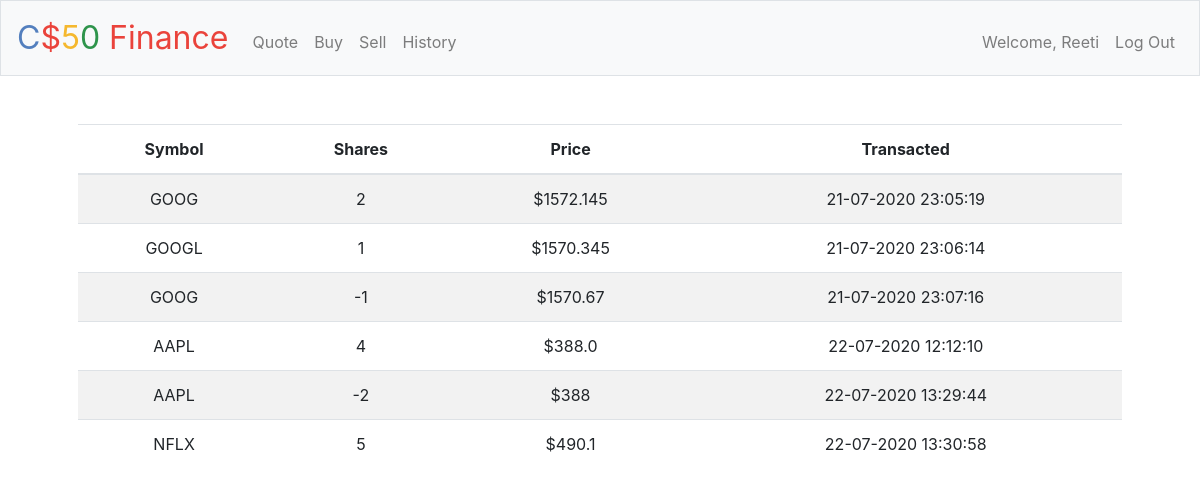
/history (signed in), run on the app's committed database.
### tables this page shows
CREATE TABLE 'history'(
'symbol' VARCHAR(10),
'share' INTEGER,
'price' VARCHAR(10),
'transacted' VARCHAR(20)
, 'username' varchar(255));

### application.py (the view)
@app.route("/history")
@login_required
def history():
    rows= db.execute('''SELECT * FROM history
    WHERE username=%s''',session["user"])
    return render_template("history.html", rows=rows)

### application.py (called while the page is built)
@app.after_request
def after_request(response):
    response.headers["Cache-Control"] = "no-cache, no-store, must-revalidate"
    response.headers["Expires"] = 0
    response.headers["Pragma"] = "no-cache"
    return response

### helpers.py (called while the page is built)
def login_required(f):
    @wraps(f)
    def decorated_function(*args, **kwargs):
        if session.get("user") is None:
            return redirect("/login")
        return f(*args, **kwargs)
    return decorated_function

### templates/history.html (shortened to what this page needs)
{% extends "layout.html" %}
{% block main %}
    <table class="table table-striped">
        <thead>
          <tr>
            <th>Symbol</th>
            <th>Shares</th>
            <th>Price</th>
            <th>Transacted</th>
          </tr>
        </thead>
        <tbody>
            {% for row in rows %}
          <tr>
            <td>
              {% if row["symbol"] is not none %}
                {{ row["symbol"] }}
              {% endif %}
            </td>
            <td>
              {% if row["share"] is not none %}
                {{ row["share"] }}
              {% endif %}
            </td>
            <td>
              {% if row["price"] is not none %}
                {{ row["price"] }}
              {% endif %}
            </td>
            <td>
              {% if row["transacted"] is not none %}
                {{ row["transacted"] }}
              {% endif %}
            </td>
          </tr>
      {% endfor %}
    </tbody>
  </table>
{% endblock %}

### data on the page
history: symbol "GOOG", share "2", price "$1572.145", transacted "21-07-2020 23:05:19"
history: symbol "GOOGL", share "1", price "$1570.345", transacted "21-07-2020 23:06:14"
history: symbol "GOOG", share "-1", price "$1570.67", transacted "21-07-2020 23:07:16"
history: symbol "AAPL", share "4", price "$388.0", transacted "22-07-2020 12:12:10"
history: symbol "AAPL", share "-2", price "$388", transacted "22-07-2020 13:29:44"
history: symbol "NFLX", share "5", price "$490.1", transacted "22-07-2020 13:30:58"

### other printed values
{{ session.user }} "Reeti"
